Frame 1 (no input): blank canvas, image omitted
Frame 60 (no input): blank canvas, image omitted
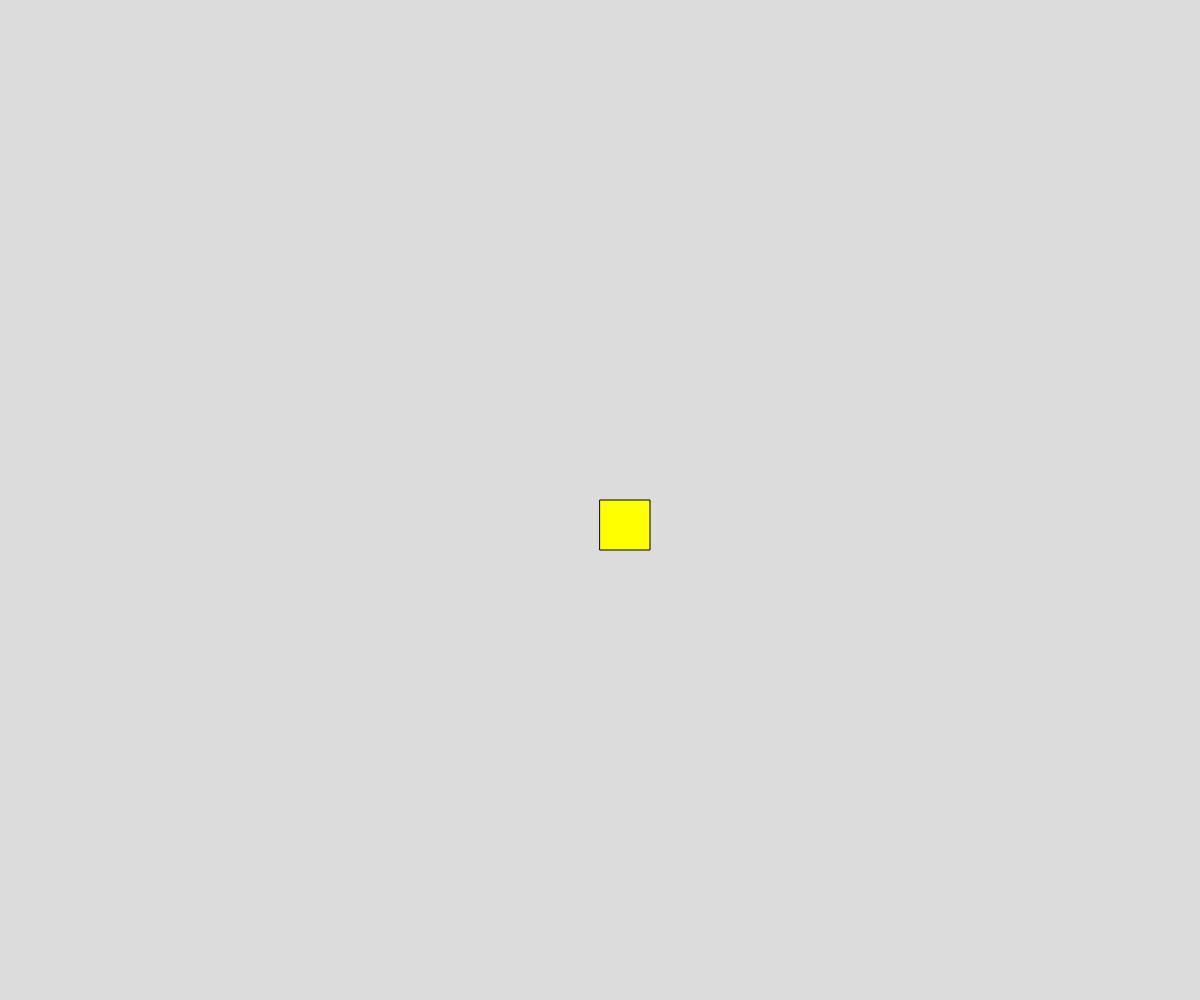
Frame 120 (the mouse pressed at the canvas centre since frame 60)

The p5.js sketch whose frames 1 and 60 were blank and that drew this single picture after the mouse press (run headless with seeded random() and noise() and a simulated clock; from frame 60 on, the mouse is pressed at the canvas centre):

// p5.js sketch
// ── sketch.js
let x;
function setup() {
  createCanvas(windowWidth, windowHeight);
  background(220);
  x = 30;
}

function draw() {


  /* //using nostroke 
   noStroke();
   fill("red");
  
   //top 
   ellipse(windowWidth/2,(windowHeight/2)-90,x,x);
   //bottom
   ellipse(windowWidth/2,(windowHeight/2)+90,x,x);
   //right
   ellipse((windowWidth/2)+90,(windowHeight/2),x,x);
   //left
   ellipse((windowWidth/2)-90,(windowHeight/2),x,x);
   //using fill
   fill("yellow");
    //drawing a flower
   ellipse(windowWidth/2,windowHeight/2,x+20,x+20);*/





}

function makingFlower(a, b, pSize) {
  /* //using nostroke 
  noStroke();
  fill("red");
 
  //top 
  ellipse(a,b-90,x,x);
  //bottom
  ellipse(a,b+90,x,x);
  //right
  ellipse(a+90,b,x,x);
  //left
  ellipse(a-90,b,x,x);
  //using fill
  fill("yellow");
   //drawing a flower
  ellipse(a,b,x+20,x+20);*/




  /*
    //using nostroke 
    noStroke();
    let newRGB;
    newRGB=random(0,255);
    fill(newRGB,0,0);
   
    //top 
    ellipse(a,(b)-x,pSize);
    //bottom  
    ellipse(a,(b)+x,pSize);
    //right
    ellipse((a)+x,(b),pSize);
    //left
    ellipse((a)-x,(b),pSize);
    //using fill
    fill("yellow");
     //drawing a flower
    ellipse(a,b,pSize);*/






}

function mousePressed() {

  let pSize = random(20, 100);
  makingFlower(mouseX, mouseY, pSize);
  if (mouseY > windowHeight / 2) {
    fill("red");
  }
  else {
    fill("yellow");
  }
  if (mouseX < windowWidth / 2) {
    ellipse(mouseX, mouseY, 50, 50);
  }
  else{
    rect(mouseX, mouseY, 50, 50);
  }

}
